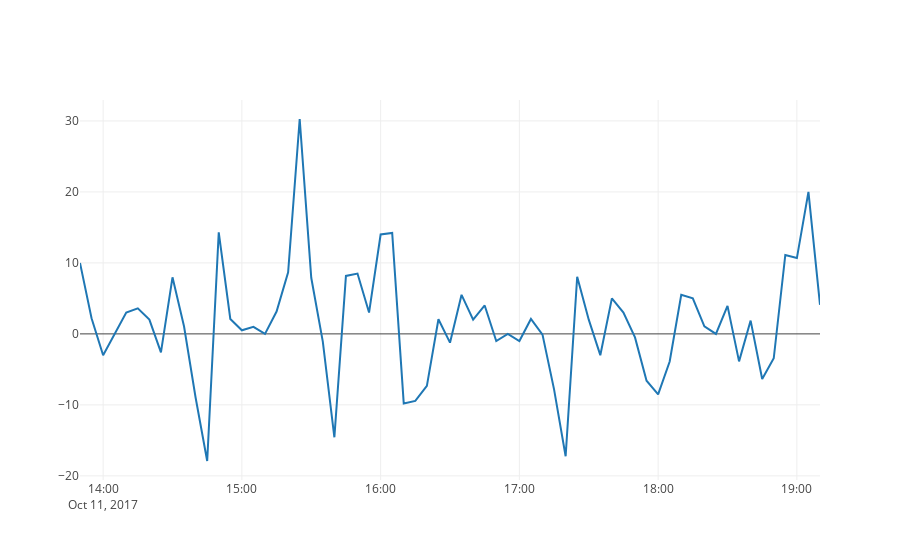

Here is the notebook cell this chart was saved with:
### Code cell
for index, f in enumerate(filtered):
    if index == 0:
        filtered[index]["roc"] = 0
        continue
    filtered[index]["roc"] = filtered[index]["close"] - filtered[index-1]["close"]
    
x, y = zip(*[(parse_unix_date(f["date"]), f["roc"]) for f in filtered[55:]])

trace = plotly.graph_objs.Scatter(
    x = x,
    y = y
)

layout = dict(
    xaxis = dict(title=""),
    yaxis = dict(title="")
)
data = [trace]
fig = dict(data=data, layout=layout)
plotly.offline.iplot(fig)
